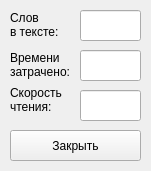
<?xml version="1.0" encoding="UTF-8"?>
<ui version="4.0">
 <class>ResultWindow</class>
 <widget class="QWidget" name="ResultWindow">
  <property name="windowModality">
   <enum>Qt::NonModal</enum>
  </property>
  <property name="geometry">
   <rect>
    <x>0</x>
    <y>0</y>
    <width>151</width>
    <height>171</height>
   </rect>
  </property>
  <property name="contextMenuPolicy">
   <enum>Qt::DefaultContextMenu</enum>
  </property>
  <property name="windowTitle">
   <string>Результат</string>
  </property>
  <property name="windowOpacity">
   <double>1.000000000000000</double>
  </property>
  <widget class="QPushButton" name="closeButton">
   <property name="geometry">
    <rect>
     <x>10</x>
     <y>130</y>
     <width>131</width>
     <height>31</height>
    </rect>
   </property>
   <property name="text">
    <string>Закрыть</string>
   </property>
  </widget>
  <widget class="QLabel" name="label">
   <property name="geometry">
    <rect>
     <x>10</x>
     <y>10</y>
     <width>81</width>
     <height>31</height>
    </rect>
   </property>
   <property name="text">
    <string>Слов &lt;br&gt; в тексте:</string>
   </property>
  </widget>
  <widget class="QLabel" name="label_2">
   <property name="geometry">
    <rect>
     <x>10</x>
     <y>50</y>
     <width>81</width>
     <height>31</height>
    </rect>
   </property>
   <property name="text">
    <string>Времени &lt;br&gt;затрачено:</string>
   </property>
  </widget>
  <widget class="QLabel" name="label_3">
   <property name="geometry">
    <rect>
     <x>10</x>
     <y>80</y>
     <width>81</width>
     <height>41</height>
    </rect>
   </property>
   <property name="text">
    <string>&lt;html&gt;&lt;head/&gt;&lt;body&gt;Скорость &lt;br&gt; чтения:&lt;/body&gt;&lt;/html&gt;</string>
   </property>
  </widget>
  <widget class="QLineEdit" name="wordCount">
   <property name="geometry">
    <rect>
     <x>80</x>
     <y>10</y>
     <width>61</width>
     <height>31</height>
    </rect>
   </property>
   <property name="readOnly">
    <bool>true</bool>
   </property>
  </widget>
  <widget class="QLineEdit" name="timeCount">
   <property name="geometry">
    <rect>
     <x>80</x>
     <y>50</y>
     <width>61</width>
     <height>31</height>
    </rect>
   </property>
   <property name="readOnly">
    <bool>true</bool>
   </property>
  </widget>
  <widget class="QLineEdit" name="readingSpeed">
   <property name="geometry">
    <rect>
     <x>80</x>
     <y>90</y>
     <width>61</width>
     <height>31</height>
    </rect>
   </property>
   <property name="readOnly">
    <bool>true</bool>
   </property>
  </widget>
 </widget>
 <resources/>
 <connections/>
</ui>
